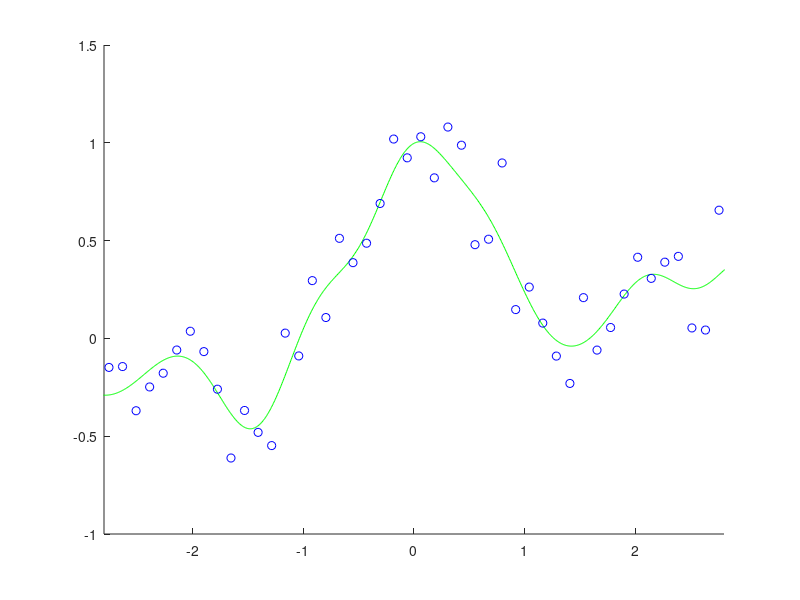

The MATLAB source for this figure:
n=50; x=linspace(-3,3,n)'; pix=pi*x;
y=sin(pix)./(pix)+0.1*x+0.2*randn(n,1);

hh=2*0.3^2; l=0.1; x2=x.^2;
k=exp(-(repmat(x2,1,n)+repmat(x2',n,1)-2*x*x')/hh);
ky=k*y; A=inv(k^2+eye(n)); t0=zeros(n,1); z=t0; u=t0;
for o=1:1000
 t=A*(ky+z-u); z=max(0,t+u-l)+min(0,t+u+l); u=u+t-z;
 if norm(t-t0)<0.0001, break, end
 t0=t;
end
    
N=1000; X=linspace(-3,3,N)';
K=exp(-(repmat(X.^2,1,n)+repmat(x2',N,1)-2*X*x')/hh); F=K*t;
figure(1); clf; hold on; axis([-2.8 2.8 -1 1.5]);
plot(X,F,'g-'); plot(x,y,'bo'); sum(abs(t)<0.001)
